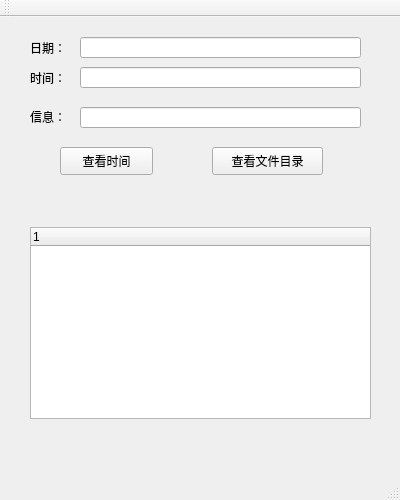
<?xml version="1.0" encoding="UTF-8"?>
<ui version="4.0">
 <class>MainWindow</class>
 <widget class="QMainWindow" name="MainWindow">
  <property name="geometry">
   <rect>
    <x>0</x>
    <y>0</y>
    <width>400</width>
    <height>500</height>
   </rect>
  </property>
  <property name="windowTitle">
   <string>MainWindow</string>
  </property>
  <widget class="QWidget" name="centralWidget">
   <widget class="QLineEdit" name="lineEdit">
    <property name="geometry">
     <rect>
      <x>80</x>
      <y>50</y>
      <width>281</width>
      <height>21</height>
     </rect>
    </property>
   </widget>
   <widget class="QLabel" name="label">
    <property name="geometry">
     <rect>
      <x>30</x>
      <y>50</y>
      <width>41</width>
      <height>21</height>
     </rect>
    </property>
    <property name="text">
     <string>时间：</string>
    </property>
   </widget>
   <widget class="QLineEdit" name="lineEdit_2">
    <property name="geometry">
     <rect>
      <x>80</x>
      <y>90</y>
      <width>281</width>
      <height>21</height>
     </rect>
    </property>
   </widget>
   <widget class="QLabel" name="label_2">
    <property name="geometry">
     <rect>
      <x>30</x>
      <y>90</y>
      <width>41</width>
      <height>20</height>
     </rect>
    </property>
    <property name="text">
     <string>信息：</string>
    </property>
   </widget>
   <widget class="QPushButton" name="pushButton">
    <property name="geometry">
     <rect>
      <x>60</x>
      <y>130</y>
      <width>93</width>
      <height>28</height>
     </rect>
    </property>
    <property name="text">
     <string>查看时间</string>
    </property>
   </widget>
   <widget class="QPushButton" name="pushButton_2">
    <property name="geometry">
     <rect>
      <x>212</x>
      <y>130</y>
      <width>111</width>
      <height>28</height>
     </rect>
    </property>
    <property name="text">
     <string>查看文件目录</string>
    </property>
   </widget>
   <widget class="QTreeWidget" name="treeWidget">
    <property name="geometry">
     <rect>
      <x>30</x>
      <y>210</y>
      <width>341</width>
      <height>192</height>
     </rect>
    </property>
    <column>
     <property name="text">
      <string notr="true">1</string>
     </property>
    </column>
   </widget>
   <widget class="QLineEdit" name="lineEdit_3">
    <property name="geometry">
     <rect>
      <x>80</x>
      <y>20</y>
      <width>281</width>
      <height>21</height>
     </rect>
    </property>
   </widget>
   <widget class="QLabel" name="label_3">
    <property name="geometry">
     <rect>
      <x>30</x>
      <y>20</y>
      <width>41</width>
      <height>21</height>
     </rect>
    </property>
    <property name="text">
     <string>日期：</string>
    </property>
   </widget>
  </widget>
  <widget class="QMenuBar" name="menuBar">
   <property name="geometry">
    <rect>
     <x>0</x>
     <y>0</y>
     <width>400</width>
     <height>26</height>
    </rect>
   </property>
  </widget>
  <widget class="QToolBar" name="mainToolBar">
   <attribute name="toolBarArea">
    <enum>TopToolBarArea</enum>
   </attribute>
   <attribute name="toolBarBreak">
    <bool>false</bool>
   </attribute>
  </widget>
  <widget class="QStatusBar" name="statusBar"/>
 </widget>
 <layoutdefault spacing="6" margin="11"/>
 <resources/>
 <connections/>
</ui>
